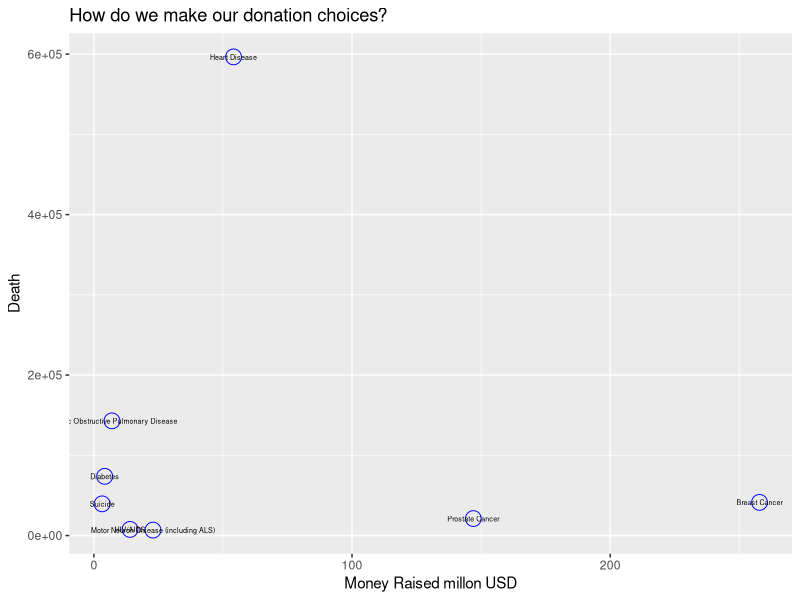
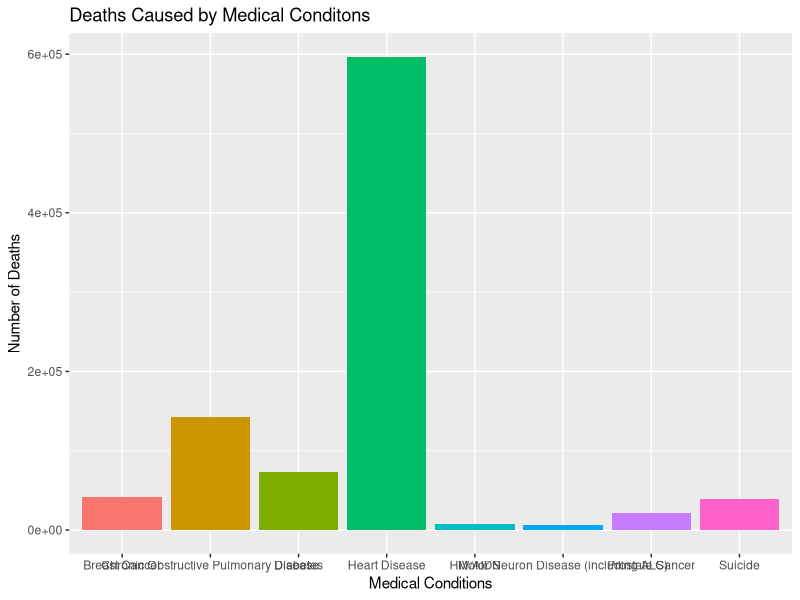
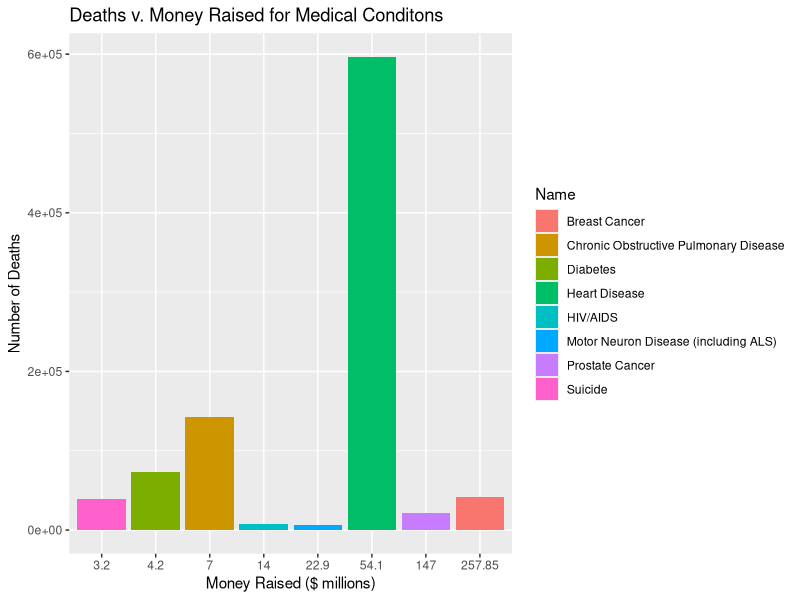

These charts were generated, in order, by the following R code:
## ---- chunk 1
setwd("~/GitHub/qmssviz/hw1")
disease <- read.csv("Donation-Disease.csv", stringsAsFactors=F)
library(ggplot2)

ggplot(disease, aes(x=MoneyRaised, y=Death))+ geom_point(shape=1, size=5, color= "blue")+ geom_text(aes(label=Name), size=1.8, position=position_jitter(width=-8, height=21))+ xlab("Money Raised millon USD")+ ggtitle("How do we make our donation choices?")

## ---- chunk 2
setwd("~/GitHub/qmssviz/hw1")
disease <- read.csv("Donation-Disease.csv")
library(ggplot2)

ggplot(data=disease,aes(x= Name, fill= Name, y=Death)) +geom_bar(position= "dodge",stat= "identity")+guides(fill= FALSE)+xlab("Medical Conditions")+ ylab("Number of Deaths")+ggtitle("Deaths Caused by Medical Conditons")                                                                                                                                                                                                                         

## ---- chunk 3
setwd("~/GitHub/qmssviz/hw1")
disease <- read.csv("Donation-Disease.csv")
library(ggplot2)

ggplot(data=disease,aes(x= factor(MoneyRaised), fill= Name, y=Death)) +geom_bar(position=position_dodge(),stat= "identity")+xlab("Money Raised ($ millions)")+ ylab("Number of Deaths")+ggtitle("Deaths v. Money Raised for Medical Conditons")
